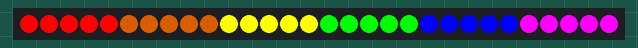
A program run on a simulated Raspberry Pi Pico running MicroPython. Parts: 30 RGB LEDs in strip order, left to right.

Above: at 0.16 s.
At 2.05 s:
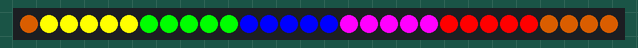
At 4.55 s:
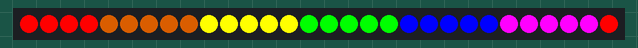
At 9.57 s:
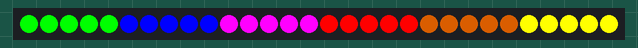
At 14.59 s:
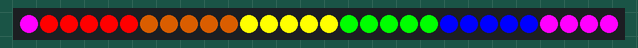
At 19.6 s:
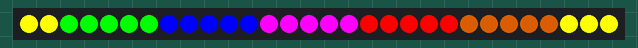

The program:

15-moving-band.py
```python
# Lab 15: Moving Band
# Filename: 15-moving-band.py
# Version: 1.0.0
#
# The six bands of color slide along the strip.

from machine import Pin
from neopixel import NeoPixel
from utime import sleep, ticks_ms
from urandom import randint
import config

# hardware settings from config.py
NEOPIXEL_PIN = config.NEOPIXEL_PIN
NUMBER_PIXELS = config.NUMBER_PIXELS

strip = NeoPixel(Pin(NEOPIXEL_PIN), NUMBER_PIXELS)

red = (255, 0, 0)
orange = (140, 60, 0)
yellow = (255, 255, 0)
green = (0, 255, 0)
blue = (0, 0, 255)
purple = (255, 0, 255)

def draw_band(start, end, color):
    # draw the band from start to end
    for i in range(start, end+1):
        # use the modulo to round to within the range of the strip
        strip[i % NUMBER_PIXELS] = color
    strip.write()

# this is designed to work on a 30-pixel strp
i=0
while True:
    draw_band(0+i, 4+i, red)
    draw_band(5+i, 9+i, orange)
    draw_band(10+i, 14+i, yellow)
    draw_band(15+i, 19+i, green)
    draw_band(20+i, 24+i, blue)
    draw_band(25+i, 29+i, purple)
    i += 1
    sleep(.03)
```

config.py
```python
# Moving Rainbow Configuration file
# Filename: config.py
# Version: 1.0.0
#
# This file contains the hardware configuration for your kit.
# It is imported by each program.
NEOPIXEL_PIN = 0
NUMBER_PIXELS = 30
BUTTON_PIN_1 = 15
BUTTON_PIN_2 = 14
```

Measured:
- by itself, everything shown: repeats every 18.8 s, in 60 steps
